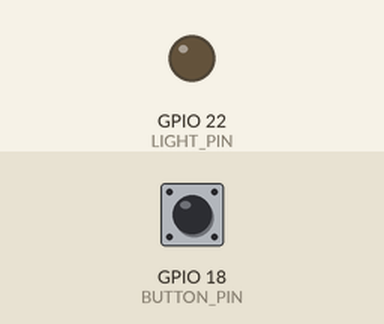
The sketch below on a simulated ESP32. On the bench: output pins drawn as LEDs (lit = HIGH). The inputs (shaded band) are chosen by the test bench; at power-on: GPIO 18 (BUTTON_PIN) HIGH. WiFi joins after 1.5 s; servers stay silent unless stated; uploads are accepted with an empty reply; what the sketch prints to the serial monitor is not drawn.

Above: at 3.9 s.
4.0 s: GPIO 18 (BUTTON_PIN) pulled LOW for 0.15 s
At 4.5 s:
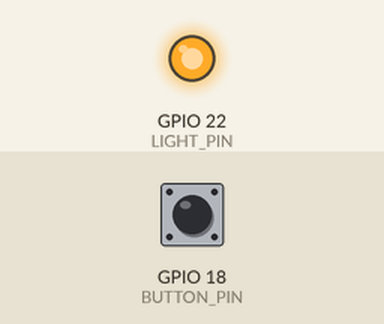
Timing chart, 0 to 15.5 s (numbered marks = the images above; inputs shaded):
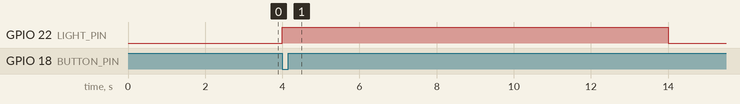

The sketch:

nuke_button.ino
```cpp
#include <WiFi.h>
#include <WiFiClientSecure.h>

// ===== PER-UNIT CONFIG — CHANGE THIS ON EACH BOARD =====
const char* UNIT_ID = "YourName";   // unique name per board
const char* ssid = "YourWiFiName";
const char* password = "YourWiFiPassword";
// =======================================================

const char* NTFY_HOST  = "ntfy.sh";
const char* NTFY_TOPIC = "your-topic-name"; // State your topic

const int BUTTON_PIN = 18;
const int LIGHT_PIN  = 22;

bool lastButtonState = HIGH;
unsigned long lastButtonTime = 0;
const unsigned long debounceDelay = 75;

bool lightActive = false;
unsigned long lightStartTime = 0;
const unsigned long LIGHT_DURATION = 10000;

WiFiClientSecure streamClient;
bool streamConnected = false;
unsigned long lastStreamAttempt = 0;
const unsigned long reconnectInterval = 3000;

unsigned long lastHeapLog = 0;
const unsigned long heapLogInterval = 60000;

unsigned long bootTime = 0;
const unsigned long REBOOT_INTERVAL = 24UL * 60 * 60 * 1000;

void setup() {
  Serial.begin(115200);
  delay(1000);

  pinMode(BUTTON_PIN, INPUT_PULLUP);
  pinMode(LIGHT_PIN, OUTPUT);
  digitalWrite(LIGHT_PIN, LOW);

  WiFi.begin(ssid, password);
  Serial.print("Connecting to WiFi");
  while (WiFi.status() != WL_CONNECTED) {
    delay(500);
    Serial.print(".");
  }
  Serial.println("\nWiFi connected!");
  Serial.print("IP address: ");
  Serial.println(WiFi.localIP());
  Serial.print("Ready as ");
  Serial.println(UNIT_ID);

  bootTime = millis();
  connectStream();
}

void loop() {
  checkButton();
  checkLightTimeout();
  handleStream();
  logHeap();
  checkScheduledReboot();
}

void checkButton() {
  bool currentState = digitalRead(BUTTON_PIN);

  if (lastButtonState == HIGH && currentState == LOW) {
    if (millis() - lastButtonTime > debounceDelay && !lightActive) {
      lastButtonTime = millis();
      Serial.println("== BUTTON PRESSED (local) ==");
      triggerLight();
      publishAlert();
    }
  }
  lastButtonState = currentState;
}

void triggerLight() {
  Serial.println("Siren ON");
  digitalWrite(LIGHT_PIN, HIGH);
  lightActive = true;
  lightStartTime = millis();
}

void checkLightTimeout() {
  if (lightActive && (millis() - lightStartTime > LIGHT_DURATION)) {
    digitalWrite(LIGHT_PIN, LOW);
    lightActive = false;
    Serial.println("Siren OFF");
  }
}

void publishAlert() {
  if (WiFi.status() != WL_CONNECTED) {
    Serial.println("WiFi not connected, skipping publish");
    return;
  }

  WiFiClientSecure client;
  client.setInsecure();
  client.setTimeout(3000);

  Serial.println("Attempting publish connect...");
  if (!client.connect(NTFY_HOST, 443)) {
    Serial.println("Publish connect failed");
    return;
  }

  String body = String("ALERT from ") + UNIT_ID;

  client.print(String("POST /") + NTFY_TOPIC + " HTTP/1.1\r\n");
  client.print(String("Host: ") + NTFY_HOST + "\r\n");
  client.print("Title: NUKE BUTTON\r\n");
  client.print("Priority: urgent\r\n");
  client.print("Tags: rotating_light\r\n");
  client.print("Content-Length: " + String(body.length()) + "\r\n");
  client.print("Connection: close\r\n\r\n");
  client.print(body);

  Serial.println("Alert published (request sent)");
  unsigned long t = millis();
  while (client.connected() && millis() - t < 500) {
    while (client.available()) client.read();
  }
  client.stop();
}

void connectStream() {
  streamClient.setInsecure();
  streamClient.setTimeout(3000);   // don't let a bad connect hang the loop
  Serial.println("Opening stream to ntfy...");

  if (streamClient.connect(NTFY_HOST, 443)) {
    streamClient.print(String("GET /") + NTFY_TOPIC + "/json HTTP/1.1\r\n");
    streamClient.print(String("Host: ") + NTFY_HOST + "\r\n");
    streamClient.print("Connection: keep-alive\r\n\r\n");
    streamConnected = true;
    Serial.println("Stream connected — listening for instant alerts");
  } else {
    streamConnected = false;
    Serial.println("Stream connect failed, will retry");
  }
}

void handleStream() {
  if (!streamClient.connected()) {
    streamConnected = false;
    if (millis() - lastStreamAttempt > reconnectInterval) {
      lastStreamAttempt = millis();
      connectStream();
    }
    return;
  }

  while (streamClient.available()) {
    String line = streamClient.readStringUntil('\n');
    if (line.length() == 0) continue;

    if (line.indexOf("\"event\":\"message\"") != -1) {
      String msg = extractField(line, "\"message\":\"");
      Serial.print("Incoming (instant): ");
      Serial.println(msg);

      if (msg.indexOf(UNIT_ID) != -1) {
        Serial.println("(our own press, ignoring)");
      } else if (!lightActive) {
        Serial.println("== REMOTE PRESS — firing siren ==");
        triggerLight();
      }
    }
  }
}

String extractField(String body, String key) {
  int start = body.indexOf(key);
  if (start == -1) return "";
  start += key.length();
  int end = body.indexOf("\"", start);
  if (end == -1) return "";
  return body.substring(start, end);
}

void logHeap() {
  if (millis() - lastHeapLog > heapLogInterval) {
    lastHeapLog = millis();
    Serial.print("[heap] Free: ");
    Serial.println(ESP.getFreeHeap());
  }
}

void checkScheduledReboot() {
  if (millis() - bootTime > REBOOT_INTERVAL) {
    Serial.println("Scheduled reboot for long-term stability");
    delay(100);
    ESP.restart();
  }
}
```

Measured:
- after the input at 4.0 s, GPIO 22 (LIGHT_PIN): LOW → HIGH at once, → LOW 10.0 s later
